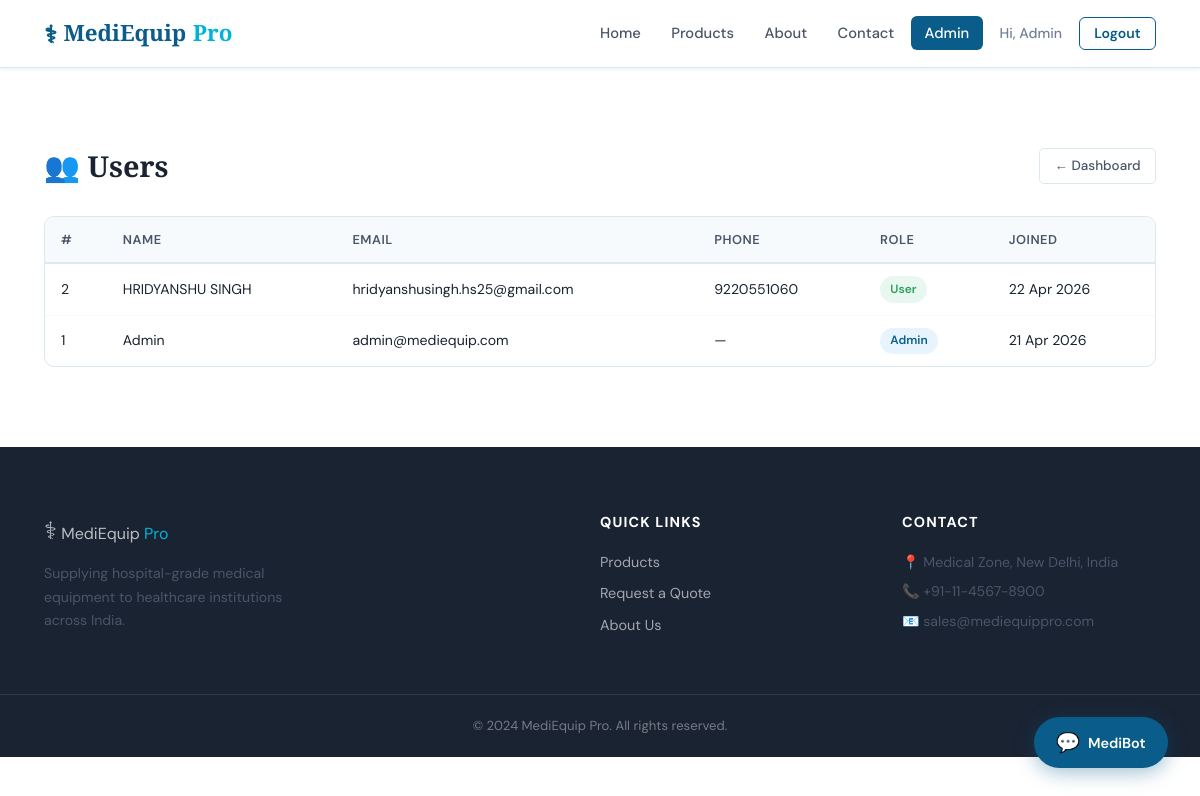
Page /admin/users (signed in) on the committed database.
### models/database.py (models this page shows, shortened)
class User(db.Model):
    __tablename__ = 'users'
    id            = db.Column(db.Integer, primary_key=True)
    name          = db.Column(db.String(100), nullable=False)
    email         = db.Column(db.String(150), unique=True, nullable=False)
    password_hash = db.Column(db.String(256), nullable=False)
    phone         = db.Column(db.String(20), nullable=True)
    is_admin      = db.Column(db.Boolean, default=False)
    created_at    = db.Column(db.DateTime, default=datetime.utcnow)
    inquiries     = db.relationship('Inquiry', backref='user', lazy=True)
    chats         = db.relationship('ChatLog', backref='user', lazy=True)

### app.py (the view)
@app.route('/admin/users')
@admin_required
def admin_users():
    users = User.query.order_by(User.created_at.desc()).all()
    return render_template('admin/users.html', users=users)

### app.py (called while the page is built)
def admin_required(f):
    @wraps(f)
    def decorated(*args, **kwargs):
        if 'user_id' not in session or not session.get('is_admin'):
            flash('Admin access required.', 'danger')
            return redirect(url_for('login'))
        return f(*args, **kwargs)
    return decorated

### templates/admin/users.html (shortened to what this page needs)
{% extends "base.html" %}
{% block content %}
<section class="section">
  <div class="container">
    <div class="admin-header">
      <h1>👥 Users</h1>
      <a href="{{ url_for('admin_dashboard') }}" class="btn-sm-ghost">← Dashboard</a>
    </div>
    <div class="table-wrap">
      <table class="admin-table">
        <thead>
          <tr><th>#</th><th>Name</th><th>Email</th><th>Phone</th><th>Role</th><th>Joined</th></tr>
        </thead>
        <tbody>
          {% for u in users %}
          <tr>
            <td>{{ u.id }}</td>
            <td>{{ u.name }}</td>
            <td>{{ u.email }}</td>
            <td>{{ u.phone or '—' }}</td>
            <td>
              <span class="status-badge {% if u.is_admin %}status-new{% else %}status-closed{% endif %}">
                {{ 'Admin' if u.is_admin else 'User' }}
              </span>
            </td>
            <td>{{ u.created_at.strftime('%d %b %Y') }}</td>
          </tr>
          {% endfor %}
        </tbody>
      </table>
    </div>
  </div>
</section>
{% endblock %}

### templates/base.html (shortened to what this page needs)
<!DOCTYPE html>
<html lang="en">
<head>
  <link rel="stylesheet" href="{{ url_for('static', filename='css/style.css') }}">
</head>
<body>
<nav class="navbar">
  <div class="nav-inner">
    <a href="{{ url_for('index') }}" class="brand">
      <span class="brand-icon">⚕</span>
      MediEquip <span class="brand-accent">Pro</span>
    </a>
    <ul class="nav-links" id="navLinks">
      <li><a href="{{ url_for('index') }}" {% if request.endpoint=='index' %}class="active"{% endif %}>Home</a></li>
      <li><a href="{{ url_for('products') }}" {% if request.endpoint=='products' %}class="active"{% endif %}>Products</a></li>
      <li><a href="{{ url_for('about') }}" {% if request.endpoint=='about' %}class="active"{% endif %}>About</a></li>
      <li><a href="{{ url_for('contact') }}" {% if request.endpoint=='contact' %}class="active"{% endif %}>Contact</a></li>
      {% if session.get('is_admin') %}
        <li><a href="{{ url_for('admin_dashboard') }}" class="nav-badge">Admin</a></li>
      {% endif %}
      {% if session.get('user_id') %}
        <li class="nav-user">Hi, {{ session.username }}</li>
        <li><a href="{{ url_for('logout') }}" class="btn-nav-outline">Logout</a></li>
      {% else %}
        <li><a href="{{ url_for('login') }}" class="btn-nav-outline">Login</a></li>
        <li><a href="{{ url_for('signup') }}" class="btn-nav-fill">Sign Up</a></li>
      {% endif %}
    </ul>
  </div>
</nav>
<main>
  {% block content %}{% endblock %}
</main>
<footer class="footer">
  <div class="footer-inner">
    <div class="footer-brand">
      <span class="brand-icon">⚕</span> MediEquip <span class="brand-accent">Pro</span>
      <p>Supplying hospital-grade medical equipment to healthcare institutions across India.</p>
    </div>
    <div class="footer-links">
      <h4>Quick Links</h4>
      <a href="{{ url_for('products') }}">Products</a>
      <a href="{{ url_for('contact') }}">Request a Quote</a>
      <a href="{{ url_for('about') }}">About Us</a>
    </div>
    <div class="footer-contact">
      <h4>Contact</h4>
      <p>📍 Medical Zone, New Delhi, India</p>
      <p>📞 +91-11-4567-8900</p>
      <p>📧 sales@mediequippro.com</p>
    </div>
  </div>
  <div class="footer-bottom">© 2024 MediEquip Pro. All rights reserved.</div>
</footer>
<button class="chat-fab" id="chatFab" title="Chat with MediBot">
  <span class="chat-fab-icon">💬</span>
  <span class="chat-fab-label">MediBot</span>
</button>
</body>
</html>

### rows in the picture
User: username "Admin", id "1", name "Admin", email "admin@mediequip.com", phone "—", is_admin "Admin", created_at "21 Apr 2026"
User: id "2", name "HRIDYANSHU SINGH", email "hridyanshusingh.hs25@gmail.com", phone "9220551060", is_admin "User", created_at "22 Apr 2026"
